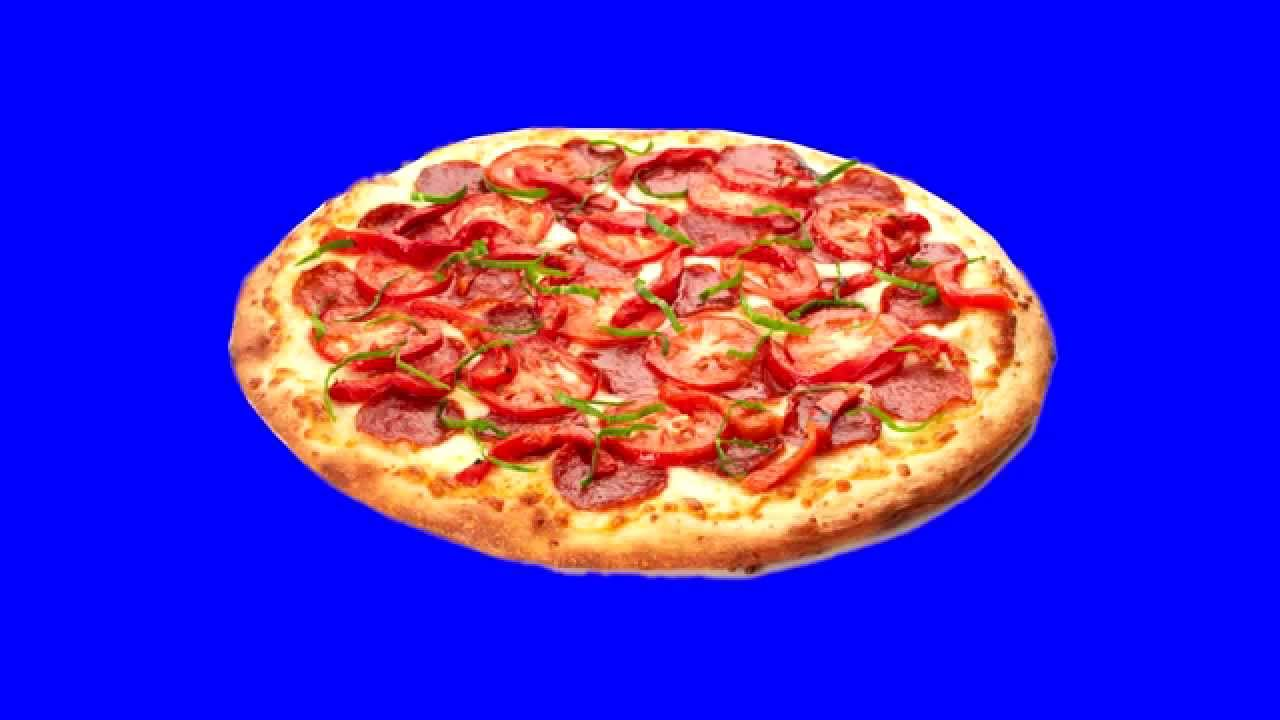
#> input picture images/p.jpg, 1280 x 720 px
$ jupyter execute 'Blue Threshold.ipynb'   (shell and % lines are left out)
#> lines starting #> are read from the running program, lines starting #| are printed output that depends on the picture; after the words box and inside, x2 and y2 are one past the last pixel; in counts of white or black regions, pixels touching at a corner belong together
# Color Threshold, Blue Screen

## Import resources

[cell 1]
import matplotlib.pyplot as plt
import numpy as np
import cv2

## Read in and display the image

[cell 2]
# Read in the image
image = cv2.imread('images/p.jpg')
#> image is the input picture: shape (720, 1280, 3); mean B, G, R 200.5, 40.8, 70.2

# Print out the type of the image data and its dimension
print('Image type:' ,type(image), ' | SHAPE:',image.shape)
#| Image type: <class 'numpy.ndarray'>  | SHAPE: (720, 1280, 3)

[cell 3]

#display the image
plt.imshow(image)

[cell 4]
print(image)
#> (printed output is left out)

[cell 5]
#BGR now. We want to cvt it to RGB
image_copy = np.copy(image) #since the image is just np array

image_copy = cv2.cvtColor(image_copy, cv2.COLOR_BGR2RGB)

#Display the image
plt.imshow(image_copy)

## Define the color threshold

[cell 6]
# Define the threshold boundary
lower_blue = np.array([0, 0, 220]) # define the range... it's up to you! experiment!
upper_blue = np.array([50, 70, 255])

## Create a mask

[cell 7]
# define the masked area
mask = cv2.inRange(image_copy, lower_blue, upper_blue)
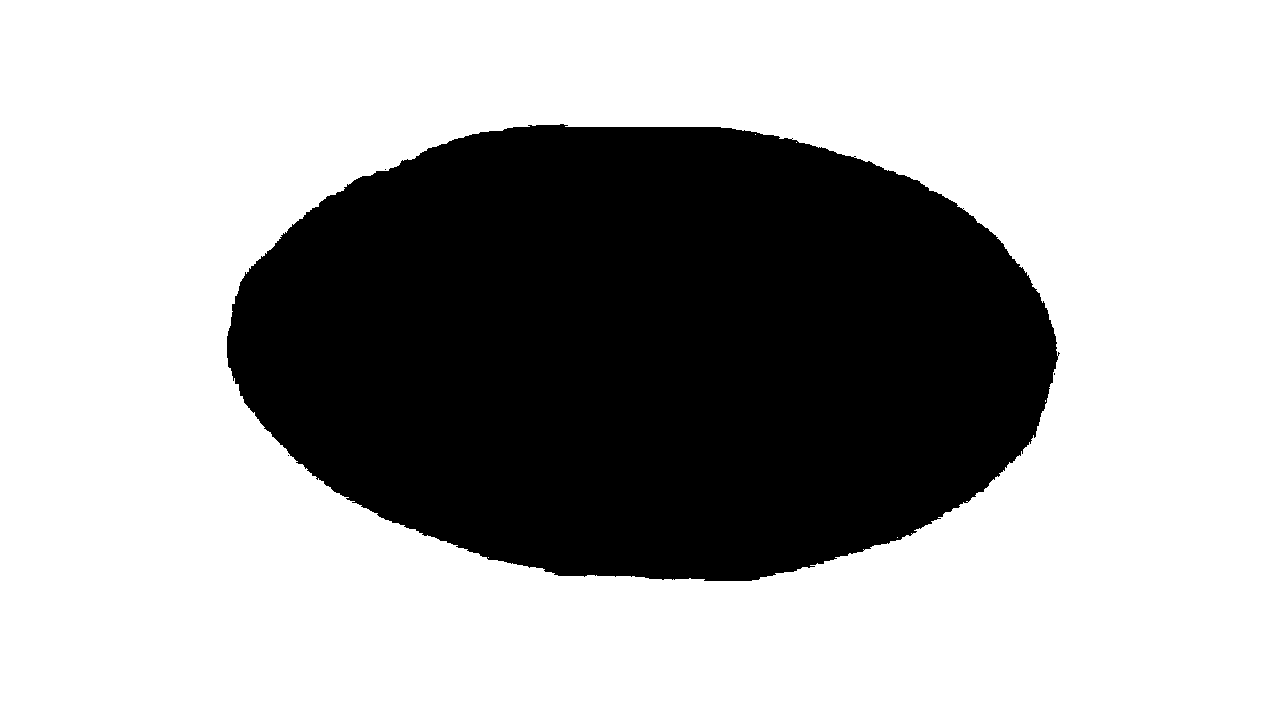
#> mask: shape (720, 1280); 67.9% white; 4 black regions (3 under 20 px), largest, box (x1, y1, x2, y2) and area: (227, 124, 1060, 581) 296236

plt.imshow(mask, cmap='gray')

#0 : out of bound
#1 : in the bound

[cell 8]
# mask the image to let the pizza show through
masked_image = np.copy(image_copy)

masked_image[mask != 0 ] = [0, 0, 0]
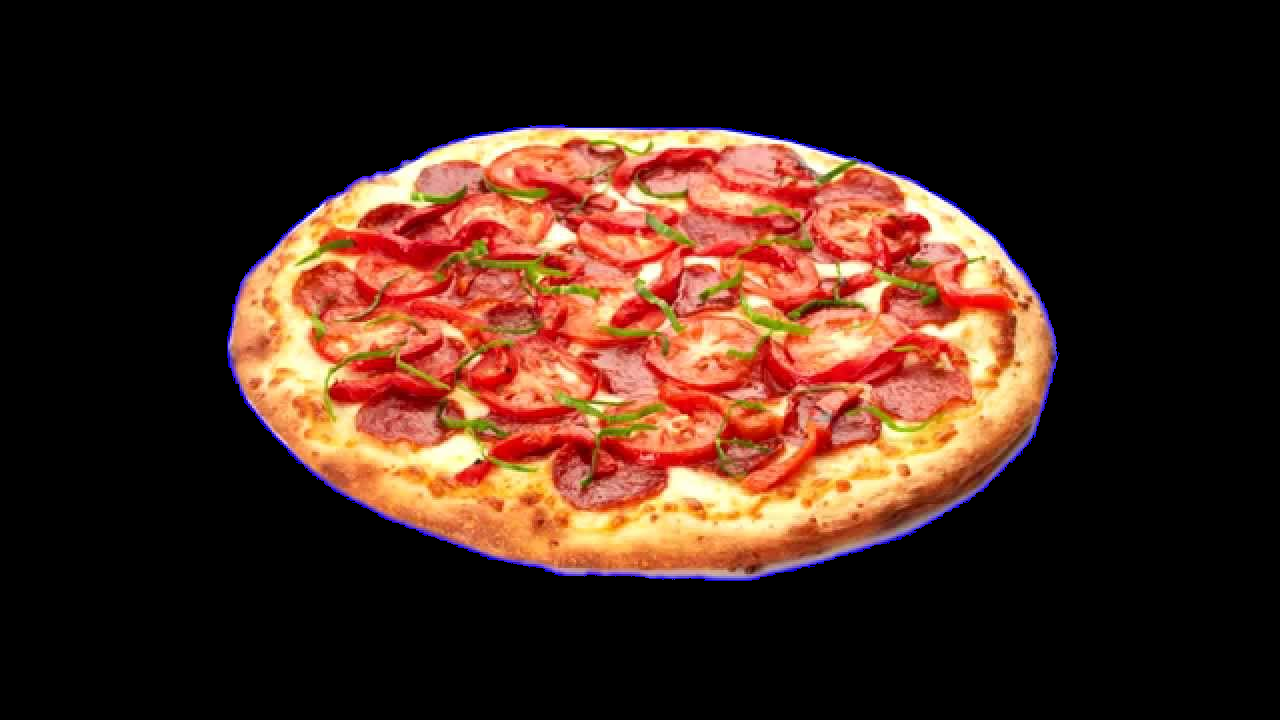
#> masked_image: shape (720, 1280, 3); mean R, G, B 69.5, 40.1, 27.6

plt.imshow(masked_image)

## Mask and add background image

[cell 9]
background_image = cv2.imread('images/p.jpg')
background_image = cv2.cvtColor(background_image, cv2.COLOR_BGR2RGB)

crop_background = background_image[0:720, 0:1280]

crop_background[mask==0] = [0, 0, 0]
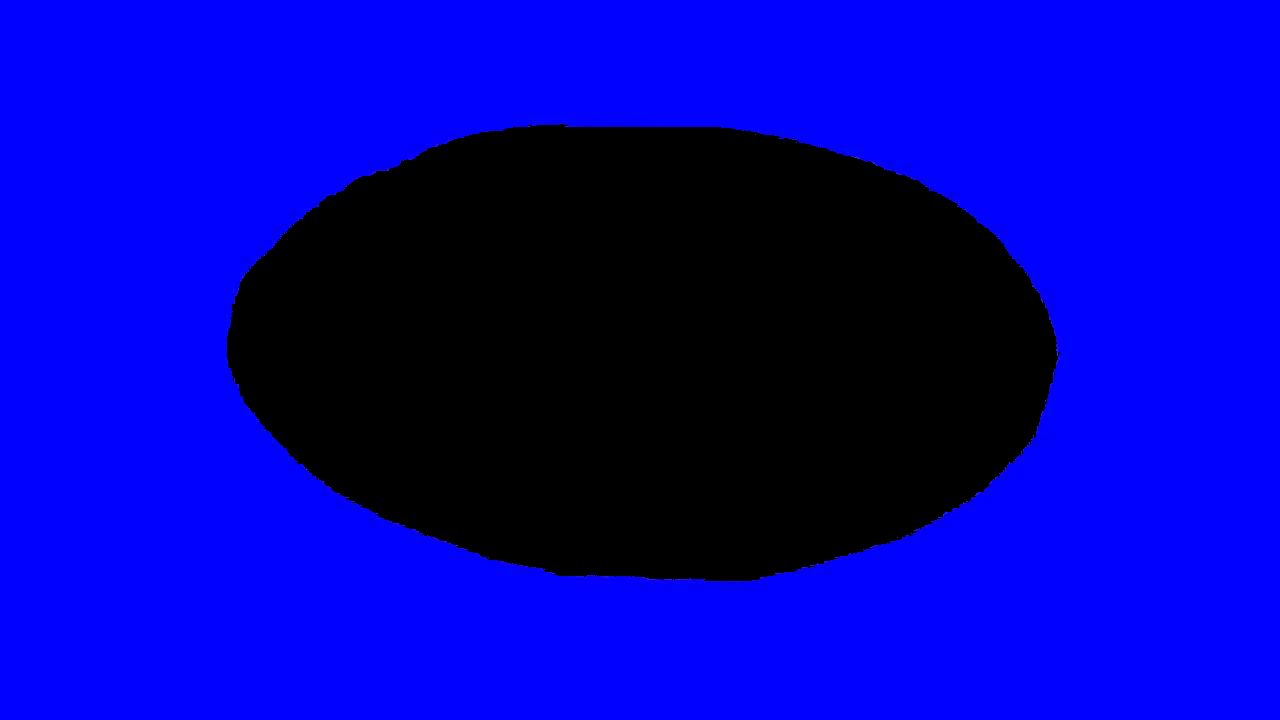
#> crop_background: shape (720, 1280, 3); mean R, G, B 0.7, 0.7, 172.8

plt.imshow(crop_background)
